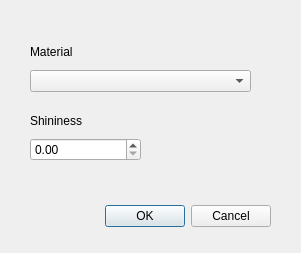
<?xml version="1.0" encoding="UTF-8"?>
<ui version="4.0">
 <class>MaterialWindow</class>
 <widget class="QDialog" name="MaterialWindow">
  <property name="geometry">
   <rect>
    <x>0</x>
    <y>0</y>
    <width>301</width>
    <height>253</height>
   </rect>
  </property>
  <property name="windowTitle">
   <string>Dialog</string>
  </property>
  <widget class="QDialogButtonBox" name="buttonBox">
   <property name="geometry">
    <rect>
     <x>60</x>
     <y>200</y>
     <width>211</width>
     <height>32</height>
    </rect>
   </property>
   <property name="orientation">
    <enum>Qt::Horizontal</enum>
   </property>
   <property name="standardButtons">
    <set>QDialogButtonBox::Cancel|QDialogButtonBox::Ok</set>
   </property>
  </widget>
  <widget class="QWidget" name="">
   <property name="geometry">
    <rect>
     <x>30</x>
     <y>40</y>
     <width>221</width>
     <height>52</height>
    </rect>
   </property>
   <layout class="QVBoxLayout" name="verticalLayout">
    <item>
     <widget class="QLabel" name="label">
      <property name="text">
       <string>Material</string>
      </property>
     </widget>
    </item>
    <item>
     <widget class="QComboBox" name="comboBoxMaterial"/>
    </item>
   </layout>
  </widget>
  <widget class="QWidget" name="">
   <property name="geometry">
    <rect>
     <x>30</x>
     <y>110</y>
     <width>111</width>
     <height>51</height>
    </rect>
   </property>
   <layout class="QVBoxLayout" name="verticalLayout_2">
    <item>
     <widget class="QLabel" name="label_2">
      <property name="text">
       <string>Shininess</string>
      </property>
     </widget>
    </item>
    <item>
     <widget class="QDoubleSpinBox" name="doubleSpinBoxShininess">
      <property name="maximum">
       <double>100.000000000000000</double>
      </property>
     </widget>
    </item>
   </layout>
  </widget>
 </widget>
 <resources/>
 <connections>
  <connection>
   <sender>buttonBox</sender>
   <signal>accepted()</signal>
   <receiver>MaterialWindow</receiver>
   <slot>accept()</slot>
   <hints>
    <hint type="sourcelabel">
     <x>248</x>
     <y>254</y>
    </hint>
    <hint type="destinationlabel">
     <x>157</x>
     <y>274</y>
    </hint>
   </hints>
  </connection>
  <connection>
   <sender>buttonBox</sender>
   <signal>rejected()</signal>
   <receiver>MaterialWindow</receiver>
   <slot>reject()</slot>
   <hints>
    <hint type="sourcelabel">
     <x>316</x>
     <y>260</y>
    </hint>
    <hint type="destinationlabel">
     <x>286</x>
     <y>274</y>
    </hint>
   </hints>
  </connection>
 </connections>
</ui>
